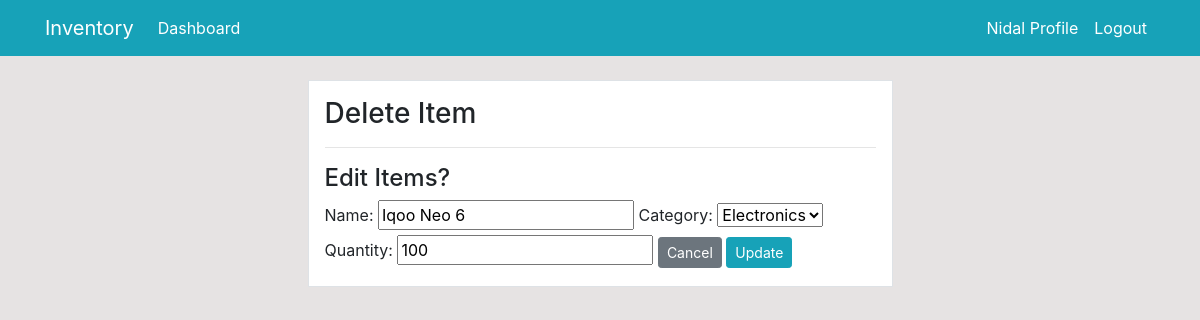
Screenshot of /product/update/2/ (signed in) with the database file from the repository.
### dashboard/models.py (models this page shows, shortened)
class Product(models.Model):
    name = models.CharField(max_length=100, null=True)
    quantity = models.PositiveIntegerField(null=True)
    category = models.CharField(max_length=50, choices=CATEGORY, null=True)

### dashboard/views.py (the view)
# urls.py: path('product/update/<int:pk>/', views.product_update, name='dashboard-product-update'),
@login_required(login_url='user-login')
def product_update(request, pk):
    items = Product.objects.get(id=pk)
    if request.method == 'POST':
        form = ProductForm(request.POST, instance=items)
        if form.is_valid():
            form.save()
            return redirect('dashboard-product')
    else:
        form = ProductForm(instance=items)
    context = {
        'form': form,
    }
    return render(request, 'dashboard/product_update.html', context)

### dashboard/forms.py
class ProductForm(forms.ModelForm):
    class Meta:
        model = Product
        fields = ['name', 'category', 'quantity']

### templates/dashboard/product_update.html (shortened to what this page needs)
{% extends 'partials/base.html' %}
{% block content %}
<div class="row my-4">
    <div class="col-md-6 offset-md-3">
        <div class="border p-3 bg-white">
            <h3>Delete Item</h3>
            <hr>
            <form method="POST">
                    <h4>Edit Items?</h4>
                {{ form }}
                <a class="btn btn-secondary btn-sm" href="{% url 'dashboard-product' %}">Cancel</a>
                <input class="btn btn-info btn-sm" type="submit" value="Update">
            </form>
        </div>
    </div>
</div>
{% endblock %}

### templates/partials/nav.html (shortened to what this page needs)
<nav class="navbar navbar-expand-lg navbar-info bg-info">
    <div class="container">
        {% if user.is_authenticated %}
        <a class="navbar-brand text-white" href="{% url 'dashboard-index' %}">Inventory</a>
        <div class="collapse navbar-collapse" id="navbarSupportedContent">
            <ul class="navbar-nav mr-auto">
                <li class="nav-item active">
                    <a class="nav-link text-white" href="{% url 'dashboard-index' %}">Dashboard </a>
                </li>
            </ul>
            <ul class="navbar-nav ml-auto">
                <li class="nav-item active">
                    <a class="nav-link text-white" href="{% url 'user-profile' %}">{{ user.username }} Profile
                        <span class="sr-only">(current)</span></a>
                </li>
                <li class="nav-item">
                    <a class="nav-link text-white" href="{% url 'user-logout' %}">Logout</a>
                </li>
            </ul>
            {% endif %}
        </div>
    </div>
</nav>

### static/style.css (style rules this page uses)
body { background: rgb(230, 227, 227); }

### rows the page displays
Product: name "Iqoo Neo 6", category "Electronics", quantity "100"

### other values shown
{{ user.username }} "Nidal"
